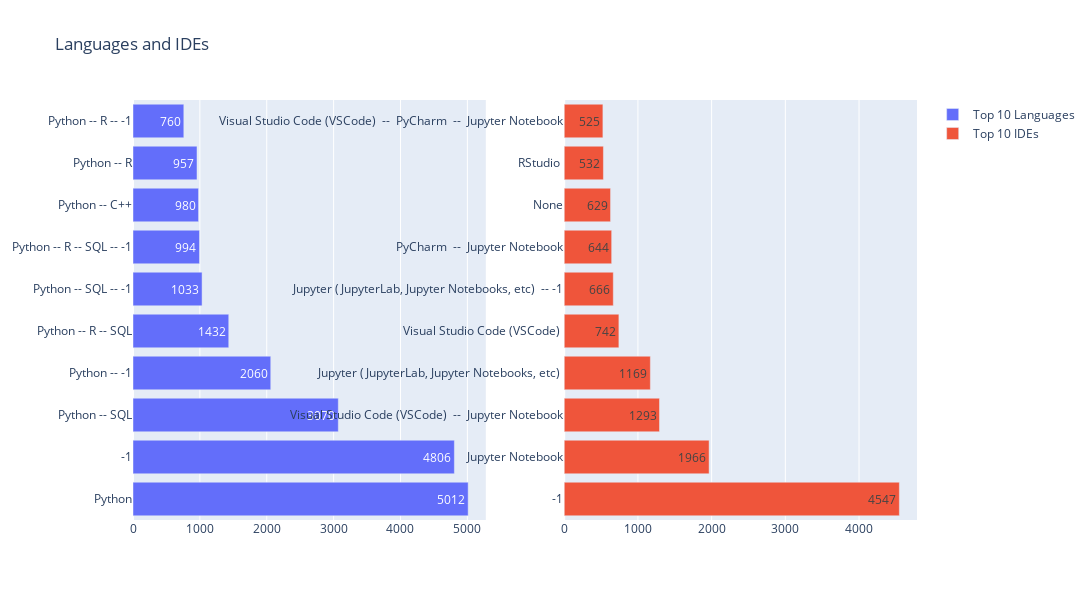

Source (notebook cell):
### Markdown cell above
**Nhận xét:**

- Về tổng quát, mức lương thường niên trung bình ở 4 quốc gia qua các năm có sự tăng giảm không hề ổn định. Tuy nhiên, đáng chú ý là trung bình thu nhập hằng năm ở Mỹ của nam luôn cao hơn nữ, lệch nhiều nhất là trong năm 2022 với hơn 35,5k đô cho nam và chỉ gần 24k cho nữ (lệch 11k đô).

- Ở 3 quốc gia còn lại, có sự thay đổi rõ rệt giữa từng năm, có những năm tổng thu nhập hằng năm của nam cao hơn, có năm thì của nữ cao hơn. Điều này cho thấy được thu nhập ở 3 quốc gia này thực sự không phải dựa trên giới tính mà nó được trả công bằng thực lực và mức độ chuyên môn của người làm trong ngành Machine Learning và Data Science.

### Code cell
fig = make_subplots(rows=1, cols=2)

top_10_languages = df['Languages'].value_counts().nlargest(10)
top_10_ides = df['IDEs'].value_counts().nlargest(10)

fig.add_trace(
    go.Bar(y=top_10_languages.index,
           x=top_10_languages.values,
           orientation='h',
           text=top_10_languages,
           textposition="auto",
           name="Top 10 Languages"),
    row=1, col=1
)

fig.add_trace(
    go.Bar(y=top_10_ides.index,
           x=top_10_ides.values,
           orientation='h',
           text=top_10_ides,
           textposition="auto",
           name="Top 10 IDEs"),
    row=1, col=2
)

fig.update_layout(height=600, width=1800, title_text="Languages and IDEs")
fig.show()

### Figure 1 — Plotly figure (JSON) as saved in the notebook; plotly's stock layout.template omitted (floating-point values rounded to 4 significant figures)
{"data": [{"name": "Top 10 Languages", "orientation": "h", "text": [5012, 4806, 3070, 2060, 1432, 1033, 994, 980, 957, 760], "textposition": "auto", "type": "bar", "x": [5012, 4806, 3070, 2060, 1432, 1033, 994, 980, 957, 760], "xaxis": "x", "y": ["Python", "-1", "Python -- SQL", "Python -- -1", "Python -- R -- SQL", "Python -- SQL -- -1", "Python -- R -- SQL -- -1", "Python -- C++", "Python -- R", "Python -- R -- -1"], "yaxis": "y"}, {"name": "Top 10 IDEs", "orientation": "h", "text": [4547, 1966, 1293, 1169, 742, 666, 644, 629, 532, 525], "textposition": "auto", "type": "bar", "x": [4547, 1966, 1293, 1169, 742, 666, 644, 629, 532, 525], "xaxis": "x2", "y": ["-1", " Jupyter Notebook", " Visual Studio Code (VSCode)  --  Jupyter Notebook", "Jupyter (JupyterLab, Jupyter Notebooks, etc) ", " Visual Studio Code (VSCode) ", "Jupyter (JupyterLab, Jupyter Notebooks, etc)  -- -1", " PyCharm  --  Jupyter Notebook", "None", " RStudio ", " Visual Studio Code (VSCode)  --  PyCharm  --  Jupyter Notebook"], "yaxis": "y2"}], "layout": {"height": 600, "title": {"text": "Languages and IDEs"}, "width": 1800, "xaxis": {"anchor": "y", "domain": [0, 0.45]}, "xaxis2": {"anchor": "y2", "domain": [0.55, 1]}, "yaxis": {"anchor": "x", "domain": [0, 1]}, "yaxis2": {"anchor": "x2", "domain": [0, 1]}}}
